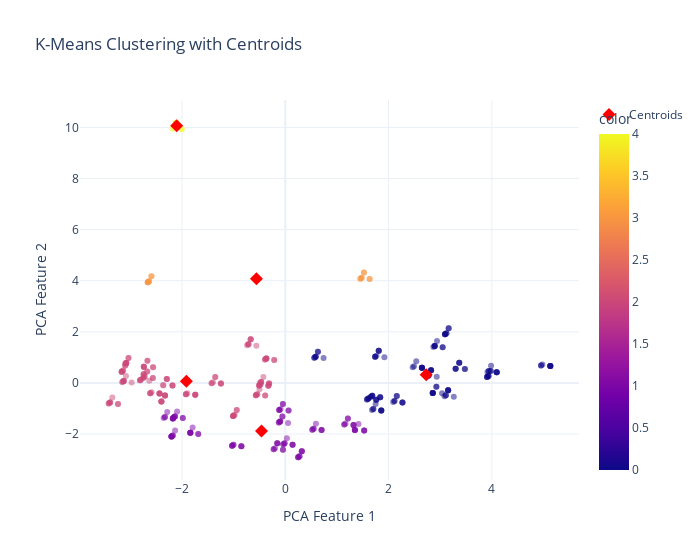

Notebook code for this chart:
### Code cell
# Image will be displayed in the readme file as well
import plotly.express as px

# Scatter plot of data points
fig = px.scatter(x=pca_features[:, 0], y=pca_features[:, 1], color=cluster_labels, opacity=0.5, labels={'x': 'PCA Feature 1', 'y': 'PCA Feature 2'}, title='K-Means Clustering with Centroids', template='plotly_white')

# Scatter plot of centroids
fig.add_scatter(x=kmeans.cluster_centers_[:, 0], y=kmeans.cluster_centers_[:, 1], mode='markers', marker=dict(symbol='diamond', size=10, color='red'), name='Centroids')
fig.update_layout(width=700)

fig.show()

### Figure 1 — Plotly figure (JSON) as saved in the notebook; plotly's stock layout.template omitted (floating-point values rounded to 4 significant figures; data arrays with more than 128 entries replaced by an {"elided": "..."} marker saying what was removed)
{"data": [{"hovertemplate": "PCA Feature 1=%{x}<br>PCA Feature 2=%{y}<br>color=%{marker.color}<extra></extra>", "legendgroup": "", "marker": {"color": {"elided": "400 int values"}, "coloraxis": "coloraxis", "opacity": 0.5, "symbol": "circle"}, "mode": "markers", "name": "", "orientation": "v", "showlegend": false, "type": "scatter", "x": {"elided": "400 float values"}, "xaxis": "x", "y": {"elided": "400 float values"}, "yaxis": "y"}, {"marker": {"color": "red", "size": 10, "symbol": "diamond"}, "mode": "markers", "name": "Centroids", "type": "scatter", "x": [2.729, -0.4597, -1.915, -0.5577, -2.102], "y": [0.3182, -1.882, 0.06427, 4.076, 10.07]}], "layout": {"coloraxis": {"colorbar": {"title": {"text": "color"}}, "colorscale": [[0, "#0d0887"], [0.1111, "#46039f"], [0.2222, "#7201a8"], [0.3333, "#9c179e"], [0.4444, "#bd3786"], [0.5556, "#d8576b"], [0.6667, "#ed7953"], [0.7778, "#fb9f3a"], [0.8889, "#fdca26"], [1, "#f0f921"]]}, "legend": {"tracegroupgap": 0}, "title": {"text": "K-Means Clustering with Centroids"}, "width": 700, "xaxis": {"anchor": "y", "domain": [0, 1], "title": {"text": "PCA Feature 1"}}, "yaxis": {"anchor": "x", "domain": [0, 1], "title": {"text": "PCA Feature 2"}}}}
